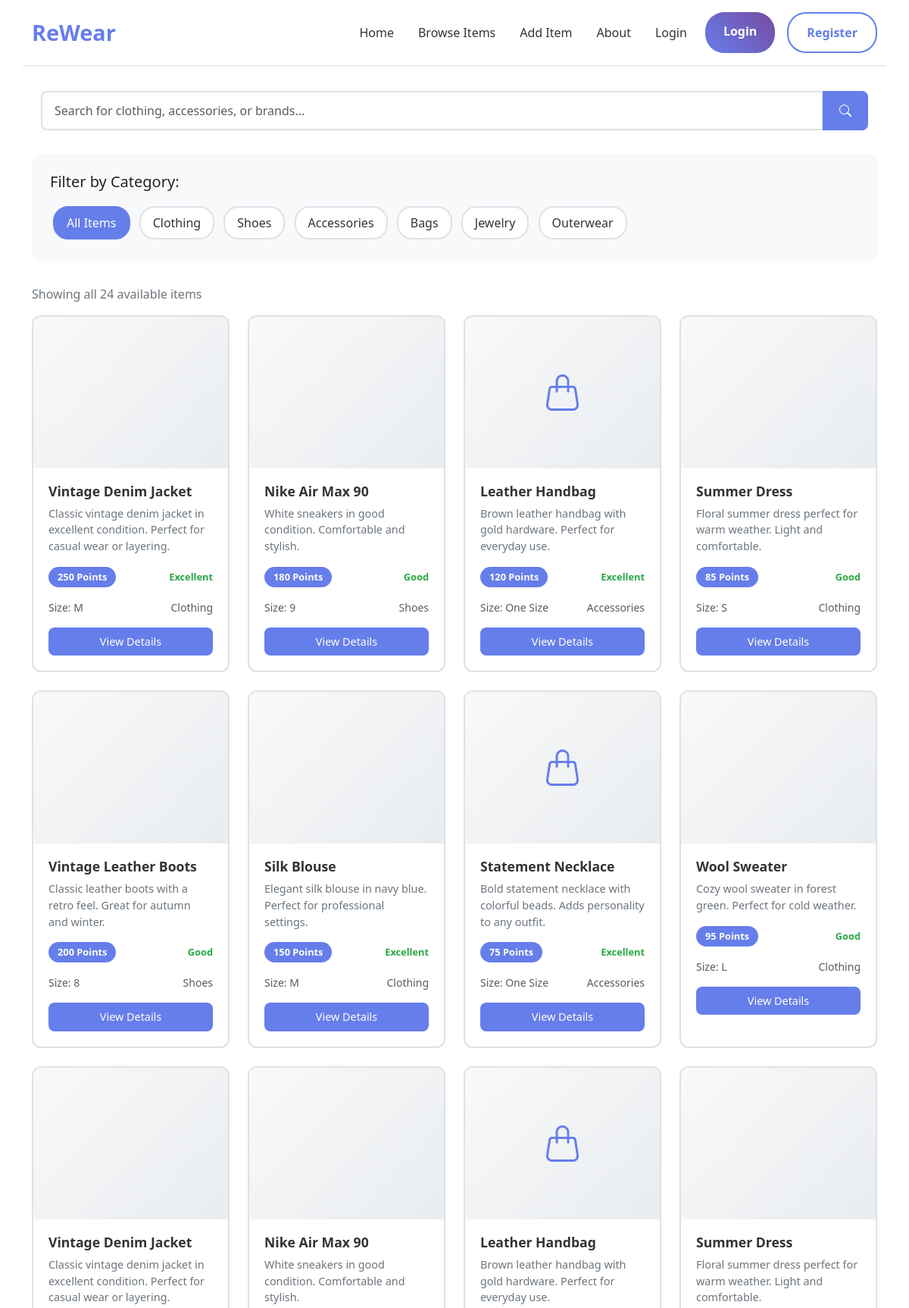
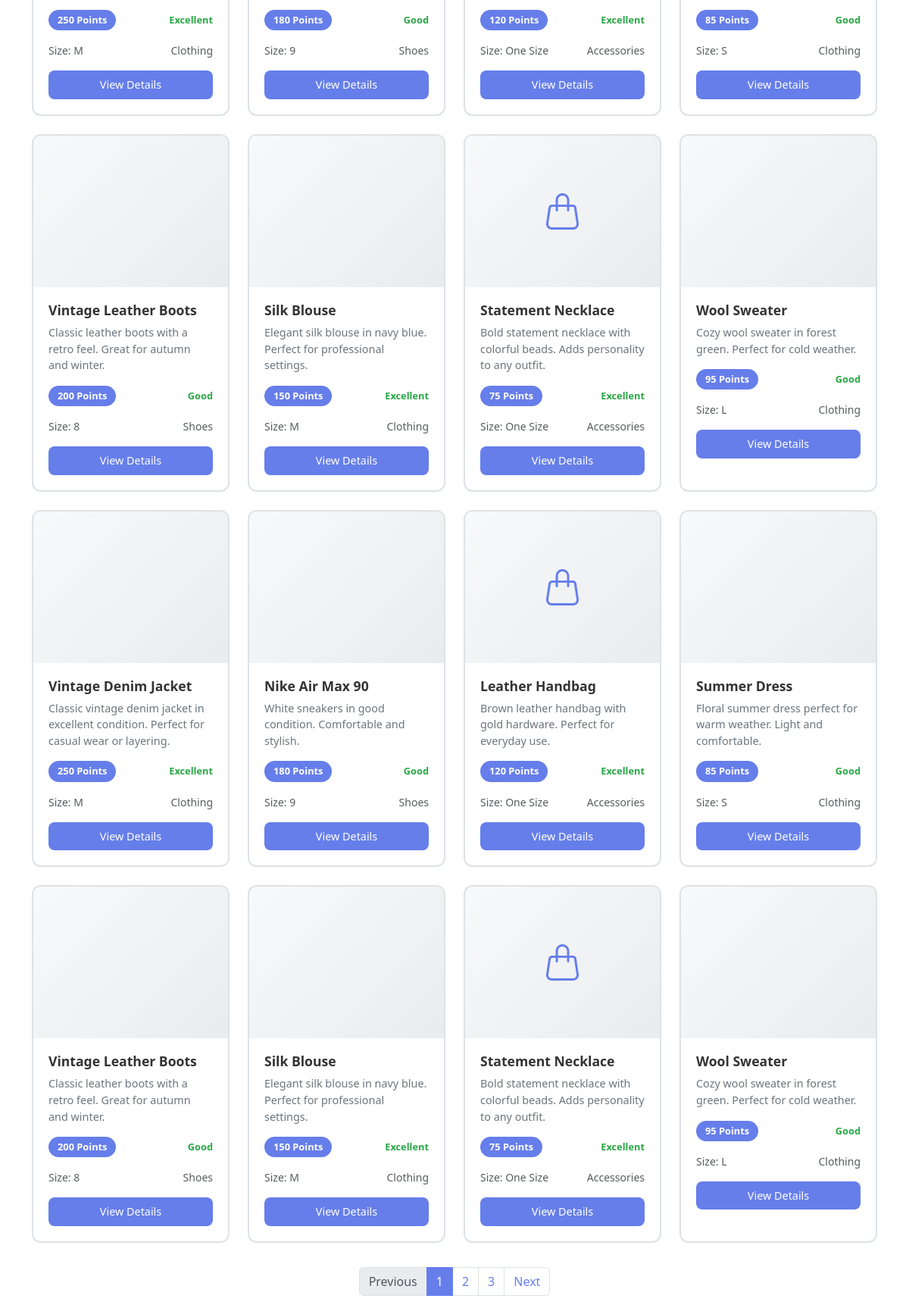
The page /item_details on the database its author committed (2 pictures, top to bottom).
### app/models.py (models this page shows)
class Item(db.Model):
    id = db.Column(db.Integer, primary_key=True)
    title = db.Column(db.String(100), nullable=False)
    description = db.Column(db.Text, nullable=False)
    category = db.Column(db.String(50), nullable=False)
    type = db.Column(db.String(50), nullable=False)
    size = db.Column(db.String(20), nullable=False)
    condition = db.Column(db.String(20), nullable=False)
    tags = db.Column(db.String(200))
    image_filename = db.Column(db.String(100))
    points_value = db.Column(db.Integer, default=10)
    is_available = db.Column(db.Boolean, default=True)
    is_approved = db.Column(db.Boolean, default=False)
    created_at = db.Column(db.DateTime, default=datetime.utcnow)
    user_id = db.Column(db.Integer, db.ForeignKey('user.id'), nullable=False)
    swap_requests = db.relationship('SwapRequest', foreign_keys='SwapRequest.item_id', backref='item', lazy=True)

### app/routes/main_routes.py (the view, shortened to what this page needs)
@main.route('/item_details')
def item_details():
    category = request.args.get('category', '')
    search = request.args.get('search', '')
    selected_item_id = request.args.get('item', '')
    query = Item.query.filter_by(is_available=True, is_approved=True)
    if category:
        query = query.filter_by(category=category)
    if search:
        query = query.filter(Item.title.contains(search) | Item.description.contains(search))
    items = query.all()
    selected_item = None
    similar_items = []
    return render_template('item_details.html',
                         items=items,
                         category=category,
                         search=search,
                         selected_item=selected_item,
                         similar_items=similar_items,
                         get_category_icon=get_category_icon)

### app/routes/main_routes.py (called while the page is built)
def get_category_icon(category):
    mapping = {
        'clothing': 'tshirt',
        'shoes': 'shoe-sole',
        'accessories': 'handbag',
        'bags': 'handbag',
        'jewelry': 'gem',
        'outerwear': 'cloud-drizzle',
        'casual': 'tshirt',
        'formal': 'person-lines-fill',
        'default': 'box'
    }
    return mapping.get(category, 'box')

### app/templates/item_details.html (shortened to what this page needs)
<!DOCTYPE html>
<html lang="en">
<head>
    <link href="https://cdnjs.cloudflare.com/ajax/libs/bootstrap/5.3.0/css/bootstrap.min.css" rel="stylesheet">
    <link href="https://cdnjs.cloudflare.com/ajax/libs/bootstrap-icons/1.10.0/font/bootstrap-icons.min.css" rel="stylesheet">
</head>
<body>
    <div class="container-fluid main-container">
        <div class="container">
            <div class="row header align-items-center">
                <div class="col">
                    <a href="{{ url_for('main.index') }}" class="logo">ReWear</a>
                </div>
                <div class="col-auto">
                    <ul class="nav-links">
                        <li><a href="{{ url_for('main.index') }}">Home</a></li>
                        <li><a href="{{ url_for('main.item_details') }}">Browse Items</a></li>
                        {% if current_user.is_authenticated %}
                            <li><a href="{{ url_for('items.add_item') }}">Add Item</a></li>
                        {% else %}
                            <li><a href="{{ url_for('auth.login') }}" onclick="alert('Please login to add items!')">Add Item</a></li>
                        {% endif %}
                        <li><a href="{{ url_for('main.about') }}">About</a></li>
                        {% if current_user.is_authenticated %}
                            <li><a href="{{ url_for('main.dashboard') }}">Dashboard</a></li>
                            <li><a href="{{ url_for('auth.logout') }}">Logout</a></li>
                        {% else %}
                            <li><a href="{{ url_for('auth.login') }}">Login</a></li>
                        {% endif %}
                    </ul>
                </div>
                <div class="col-auto">
                    <div class="auth-buttons">
                        {% if current_user.is_authenticated %}
                            <a href="{{ url_for('main.dashboard') }}" class="btn btn-primary">Dashboard</a>
                            <a href="{{ url_for('auth.logout') }}" class="btn btn-secondary">Logout</a>
                        {% else %}
                            <a href="{{ url_for('auth.login') }}" class="btn btn-primary">Login</a>
                            <a href="{{ url_for('auth.login') }}" class="btn btn-secondary">Register</a>
                        {% endif %}
                    </div>
                </div>
            </div>
            <div class="row search-container">
                <div class="col">
                    <form method="GET" action="{{ url_for('main.item_details') }}">
                        <div class="input-group">
                            <input type="text" class="form-control search-input" name="search" placeholder="Search for clothing, accessories, or brands..." value="{{ search }}">
                            <button class="btn search-btn" type="submit">
                                <i class="bi bi-search"></i>
                            </button>
                        </div>
                    </form>
                </div>
            </div>
            <div class="row">
                <div class="col-12">
                    <div class="filters-container">
                        <h5 class="mb-3">Filter by Category:</h5>
                        <a href="{{ url_for('main.item_details', search=search) }}" class="filter-btn {% if not category %}active{% endif %}">All Items</a>
                        <a href="{{ url_for('main.item_details', category='clothing', search=search) }}" class="filter-btn {% if category == 'clothing' %}active{% endif %}">Clothing</a>
                        <a href="{{ url_for('main.item_details', category='shoes', search=search) }}" class="filter-btn {% if category == 'shoes' %}active{% endif %}">Shoes</a>
                        <a href="{{ url_for('main.item_details', category='accessories', search=search) }}" class="filter-btn {% if category == 'accessories' %}active{% endif %}">Accessories</a>
                        <a href="{{ url_for('main.item_details', category='bags', search=search) }}" class="filter-btn {% if category == 'bags' %}active{% endif %}">Bags</a>
                        <a href="{{ url_for('main.item_details', category='jewelry', search=search) }}" class="filter-btn {% if category == 'jewelry' %}active{% endif %}">Jewelry</a>
                        <a href="{{ url_for('main.item_details', category='outerwear', search=search) }}" class="filter-btn {% if category == 'outerwear' %}active{% endif %}">Outerwear</a>
                    </div>
                </div>
            </div>
            <div class="row">
                <div class="col-12">
                    <div class="results-info">
                        {% if search or category %}
                            Showing {{ items|length }} item{% if items|length != 1 %}s{% endif %}
                            {% if search %}for "{{ search }}"{% endif %}
                            {% if category %}in {{ category.title() }}{% endif %}
                        {% else %}
                            Showing all {{ items|length }} available items
                        {% endif %}
                    </div>
                </div>
            </div>
            <div class="row g-4">
                {% if items %}
                    {% for item in items %}
                    <div class="col-xl-3 col-lg-4 col-md-6">
                        <div class="product-card" data-item-id="{{ item.id }}" onclick="viewItem(this.dataset.itemId)">
                            <div class="product-image">
                                {% if item.image_filename %}
                                    <img src="{{ url_for('static', filename='uploads/' + item.image_filename) }}" alt="{{ item.title }}" style="width: 100%; height: 100%; object-fit: cover;">
                                {% else %}
                                    <i class="bi bi-{{ get_category_icon(item.category) }}" style="font-size: 3rem; color: #667eea;"></i>
                                {% endif %}
                            </div>
                            <div class="product-info">
                                <h3>{{ item.title or 'Untitled Item' }}</h3>
                                <p>{{ (item.description or '')[:100] }}{% if (item.description or '')|length > 100 %}...{% endif %}</p>
                                <div class="product-meta">
                                    <span class="points">{{ item.points_value or 0 }} Points</span>
                                    <span class="condition">{{ item.condition.replace('_', ' ').title() if item.condition else 'N/A' }}</span>
                                </div>
                                <div class="product-meta">
                                    <small class="text-muted">Size: {{ item.size }}</small>
                                    <small class="text-muted">{{ item.category.title() }}</small>
                                </div>
                                <button class="btn btn-product">View Details</button>
                            </div>
                        </div>
                    </div>
                    {% endfor %}
                {% endif %}
            </div>
            {% if items and items|length > 12 %}
            <div class="row">
                <div class="col-12">
                    <div class="pagination-container">
                        <nav aria-label="Items pagination">
                            <ul class="pagination">
                                <li class="page-item disabled">
                                    <a class="page-link" href="#" tabindex="-1">Previous</a>
                                </li>
                                <li class="page-item active"><a class="page-link" href="#">1</a></li>
                                <li class="page-item"><a class="page-link" href="#">2</a></li>
                                <li class="page-item"><a class="page-link" href="#">3</a></li>
                                <li class="page-item">
                                    <a class="page-link" href="#">Next</a>
                                </li>
                            </ul>
                        </nav>
                    </div>
                </div>
            </div>
            {% endif %}
        </div>
    </div>
</body>
</html>

### app/templates/item_details.html (style rules this page uses)
body { background: linear-gradient(135deg, #667eea 0%, #764ba2 100%); min-height: 100vh; font-family: 'Segoe UI', Tahoma, Geneva, Verdana, sans-serif; }
.main-container { background: white; min-height: 100vh; box-shadow: 0 0 20px rgba(0,0,0,0.1); }
.header { border-bottom: 2px solid #e9ecef; padding: 1rem 0; }
.logo { font-size: 1.8rem; font-weight: bold; color: #667eea; text-decoration: none; }
.nav-links { display: flex; list-style: none; gap: 2rem; margin: 0; padding: 0; }
.nav-links a { text-decoration: none; color: #333; font-weight: 500; transition: color 0.3s; }
.auth-buttons { display: flex; gap: 1rem; }
.btn { padding: 0.8rem 1.5rem; border: none; border-radius: 25px; font-weight: 600; cursor: pointer; transition: all 0.3s ease; text-decoration: none; display: inline-block; text-align: center; }
.btn-primary { background: linear-gradient(45deg, #667eea, #764ba2); color: white; }
.btn-secondary { background: transparent; color: #667eea; border: 2px solid #667eea; }
.search-container { margin: 2rem 0; }
.search-input { border: 2px solid #dee2e6; border-radius: 8px; padding: 12px 16px; font-size: 1rem; }
.search-btn { background: #667eea; border: 2px solid #667eea; color: white; border-radius: 8px; padding: 12px 20px; font-size: 1rem; transition: all 0.3s ease; }
.filters-container { background: #f8f9fa; border-radius: 12px; padding: 1.5rem; margin-bottom: 2rem; }
.filter-btn { background: white; border: 2px solid #dee2e6; color: #333; padding: 0.5rem 1rem; border-radius: 20px; margin: 0.25rem; transition: all 0.3s ease; text-decoration: none; display: inline-block; }
.filter-btn.active { background: #667eea; border-color: #667eea; color: white; }
.product-card { background: white; border: 2px solid #dee2e6; border-radius: 12px; overflow: hidden; transition: all 0.3s ease; cursor: pointer; height: 100%; }
.product-image { height: 200px; background: linear-gradient(135deg, #f8f9fa, #e9ecef); display: flex; align-items: center; justify-content: center; font-size: 1rem; color: #6c757d; font-weight: 500; }
.product-info { padding: 1.25rem; }
.product-info h3 { font-size: 1.1rem; margin-bottom: 0.5rem; color: #333; font-weight: 600; }
.product-info p { color: #6c757d; font-size: 0.9rem; margin-bottom: 1rem; }
.product-meta { display: flex; justify-content: space-between; align-items: center; margin-bottom: 1rem; }
.points { background: #667eea; color: white; padding: 0.25rem 0.75rem; border-radius: 15px; font-size: 0.8rem; font-weight: bold; }
.condition { color: #28a745; font-weight: 600; font-size: 0.8rem; }
.btn-product { background: #667eea; border: none; color: white; padding: 0.5rem 1rem; border-radius: 8px; width: 100%; font-size: 0.9rem; font-weight: 500; transition: background 0.3s; }
.pagination-container { display: flex; justify-content: center; margin-top: 2rem; }
.page-link { color: #667eea; border: 1px solid #dee2e6; }
.page-item.active .page-link { background-color: #667eea; border-color: #667eea; }
.results-info { color: #6c757d; margin-bottom: 1rem; }

### rows shown on the page
Item: title "Vintage Denim Jacket", description "Classic vintage denim jacket in excellent condition. Perfect for casual wear or layering.", points_value "250", condition.replace "Excellent", size "M", category "Clothing"
Item: title "Nike Air Max 90", description "White sneakers in good condition. Comfortable and stylish.", points_value "180", condition.replace "Good", size "9", category "Shoes"
Item: title "Leather Handbag", description "Brown leather handbag with gold hardware. Perfect for everyday use.", points_value "120", condition.replace "Excellent", size "One Size", category "Accessories"
Item: title "Summer Dress", description "Floral summer dress perfect for warm weather. Light and comfortable.", points_value "85", condition.replace "Good", size "S", category "Clothing"
Item: title "Vintage Leather Boots", description "Classic leather boots with a retro feel. Great for autumn and winter.", points_value "200", condition.replace "Good", size "8", category "Shoes"
Item: title "Silk Blouse", description "Elegant silk blouse in navy blue. Perfect for professional settings.", points_value "150", condition.replace "Excellent", size "M", category "Clothing"
Item: title "Statement Necklace", description "Bold statement necklace with colorful beads. Adds personality to any outfit.", points_value "75", condition.replace "Excellent", size "One Size", category "Accessories"
Item: title "Wool Sweater", description "Cozy wool sweater in forest green. Perfect for cold weather.", points_value "95", condition.replace "Good", size "L", category "Clothing"
Item: title "Vintage Denim Jacket", description "Classic vintage denim jacket in excellent condition. Perfect for casual wear or layering.", points_value "250", condition.replace "Excellent", size "M", category "Clothing"
Item: title "Nike Air Max 90", description "White sneakers in good condition. Comfortable and stylish.", points_value "180", condition.replace "Good", size "9", category "Shoes"
Item: title "Leather Handbag", description "Brown leather handbag with gold hardware. Perfect for everyday use.", points_value "120", condition.replace "Excellent", size "One Size", category "Accessories"
Item: title "Summer Dress", description "Floral summer dress perfect for warm weather. Light and comfortable.", points_value "85", condition.replace "Good", size "S", category "Clothing"
Item: title "Vintage Leather Boots", description "Classic leather boots with a retro feel. Great for autumn and winter.", points_value "200", condition.replace "Good", size "8", category "Shoes"
Item: title "Silk Blouse", description "Elegant silk blouse in navy blue. Perfect for professional settings.", points_value "150", condition.replace "Excellent", size "M", category "Clothing"
Item: title "Statement Necklace", description "Bold statement necklace with colorful beads. Adds personality to any outfit.", points_value "75", condition.replace "Excellent", size "One Size", category "Accessories"
Item: title "Wool Sweater", description "Cozy wool sweater in forest green. Perfect for cold weather.", points_value "95", condition.replace "Good", size "L", category "Clothing"
Item: title "Vintage Denim Jacket", description "Classic vintage denim jacket in excellent condition. Perfect for casual wear or layering.", points_value "250", condition.replace "Excellent", size "M", category "Clothing"
Item: title "Nike Air Max 90", description "White sneakers in good condition. Comfortable and stylish.", points_value "180", condition.replace "Good", size "9", category "Shoes"
Item: title "Leather Handbag", description "Brown leather handbag with gold hardware. Perfect for everyday use.", points_value "120", condition.replace "Excellent", size "One Size", category "Accessories"
Item: title "Summer Dress", description "Floral summer dress perfect for warm weather. Light and comfortable.", points_value "85", condition.replace "Good", size "S", category "Clothing"
Item: title "Vintage Leather Boots", description "Classic leather boots with a retro feel. Great for autumn and winter.", points_value "200", condition.replace "Good", size "8", category "Shoes"
Item: title "Silk Blouse", description "Elegant silk blouse in navy blue. Perfect for professional settings.", points_value "150", condition.replace "Excellent", size "M", category "Clothing"
Item: title "Statement Necklace", description "Bold statement necklace with colorful beads. Adds personality to any outfit.", points_value "75", condition.replace "Excellent", size "One Size", category "Accessories"
Item: title "Wool Sweater", description "Cozy wool sweater in forest green. Perfect for cold weather.", points_value "95", condition.replace "Good", size "L", category "Clothing"

### other values the page prints
{{ items|length }} "24"
